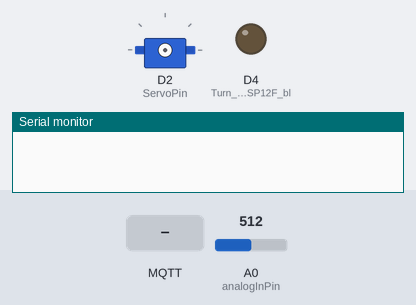
Simulated run of this program. Board: ESP8266 (NodeMCU). Parts: servo, output pins drawn as LEDs (lit = HIGH), the last lines printed to the serial monitor. The test bench sets the inputs (shaded band); at power-on: A0 (analogInPin) = 512. WiFi joins after 1.5 s; servers stay silent unless stated; random numbers use the default seed unless the program sets one; no MQTT or app messages arrive unless stated; not simulated (calls return 0 or success): secrets.h.

Above: at 0.0 s.
At 5.8 s:
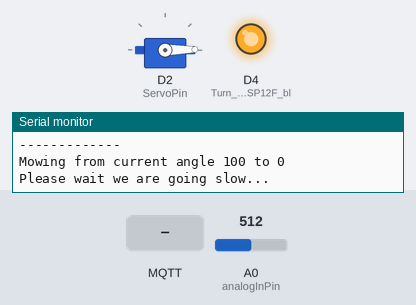
At 15.4 s:
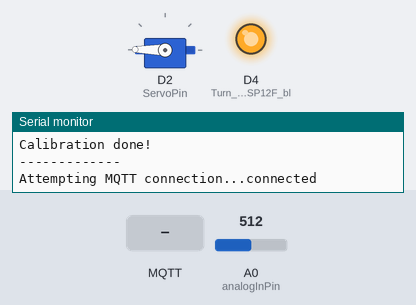
15.5 s: MQTT message "200" arrives on the first subscribed topic
Timing chart, 0 to 18.5 s (numbered marks = the images above; inputs shaded):
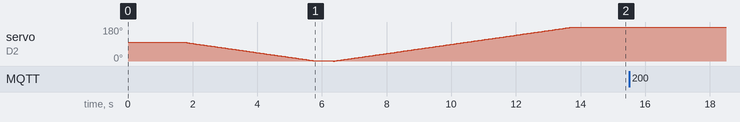

The program:

main.cpp
```cpp
/*
 * Window servo MQTT FW for the ESP-12E / F module
 */

#include <ESP8266WiFi.h>
#include <PubSubClient.h>
#include <Servo.h>
#include "secrets.h"
#include <math.h>

/*
 * - Content of secrets.h:
 * -------------------------
 * const char* ssid = "_";             //wifi ssid.
 * const char* password = "_";         //
 * const char* mqtt_server = "_";      //Local Mqtt server
 * const char* userName = "_";
 * const char* passWord = "_";
 *
 */

const int analogInPin = A0;       // ESP8266 Analog Pin ADC0 = A0 used for reading servo position signal

Servo myservo;                    // Create servo object to control a servo
const int ServoPin = D2;
static int ServoRangeMin = 842;    // 0 degree servo position adc sensor reading
static int ServoRangeMax = 246;    // 180 degree servo position adc sensor reading
//static int pos =0;


WiFiClient espClient;
PubSubClient client(espClient);

void setup_wifi() {
   delay(100);
    // We start by connecting to a WiFi network
    Serial.print("Connecting to Wifi ssid: ");
    Serial.println(ssid);
    WiFi.begin(ssid, password);
    while (WiFi.status() != WL_CONNECTED)
    {
      delay(500);
      Serial.print(".");
    }
  randomSeed(micros());
  Serial.println("");
  Serial.println("WiFi connected");
  Serial.println("IP address: ");
  Serial.println(WiFi.localIP());
}

// === Calculate servo angle in degrees from linear extension in % ===============0
int servoAngle(int lenP){ // Le = L extension
  //Serial.print("\nlenP: "); Serial.println(lenP);

  double Le = 0, Lr = 55, Rc = 46.0, angle; //Lr = Lrod, Rc = Rcrank
  Le = (Lr - Rc) + (lenP/100.0) * 2 * Rc;

  //Le = Lr + (lenP / 100.0) * 2 * Rc;
  //Serial.print("\nLe: "); Serial.println(Le);
  angle = acos(Rc/(2 * Le) + Le /(2 * Rc) - Lr * Lr / (2 * Le * Rc));
  //Serial.print("angle: "); Serial.println(angle);
  return (int) round(angle * 180.0 / PI);
}

double avgAnalogRead(int pin)
{
  double sum = 0;
  int i=0;
  while (i++ < 10) {
    sum += analogRead(pin);
  }
  --i; //- Getting the corect number of iterations

  return (sum / i);
}

int getServoFeedback(const int pin)
{
  int result = (int) ((avgAnalogRead(pin) - ServoRangeMin) * 180/(ServoRangeMax - ServoRangeMin) + 0.5) ; //Get servo sense level. calibrate offset and scal to degrees
  return result;
}


void rotateServo(int targetAngle, int testLag)
{
  int pos = getServoFeedback(analogInPin);
  int startAngle = pos; // getServoFeedback(analogInPin);   // Read the actual physical position from the servo feedback signal rather than: myservo.read();

  if (startAngle !=  targetAngle)
  {
      // tell what we are doing
      Serial.print("Mowing from current angle ");
      Serial.print(startAngle);
      Serial.print(" to ");
      Serial.println(targetAngle);
      Serial.print("Please wait we are going slow... ");

      myservo.write(startAngle);              // Write before attatch to avoid servo jumping to 90 degrees
      myservo.attach(ServoPin,500,2500);
      int direction = (targetAngle > startAngle) ? 1 : -1;    // Seting moving directiion
      for (int i=startAngle; i!=targetAngle; i = i + direction){
        myservo.write(i);                         // tell servo to go one degree tovards target angle.
        delay(40);
        pos = getServoFeedback(analogInPin);

        // Test if we are lagging to much, if so goto sleep as the servo is likely overloaded
        if( testLag and (abs(pos - i) > 60)){
          myservo.detach();
          Serial.print("\n..TargetAngle: "); Serial.print(i);
          Serial.print(" servo angle: "); Serial.print(pos);
          Serial.println(" The lag is to high, Going to sleep until reset.. \n");
          // ESP.restart();
          ESP.deepSleep(0); // sleep until reset
          return;
        }
      }
      myservo.detach();
      Serial.print("..Rotation Complete. ");
      client.publish("servo/pos/read", String(pos).c_str(), true);
      Serial.print("Feedback angle: "); Serial.println(pos);
  } else {
    Serial.println("Rotate servo: Start stop angle equal, nothing to do!\n");
  }
}

void calibrateServo()
{
  Serial.println("\nCalibrating servo\n-------------");
  rotateServo(0, 0);
  delay(500);
  ServoRangeMin = avgAnalogRead(analogInPin);
  Serial.print("Servo sensor ADC LSB`s at 0 degree: "); Serial.println(ServoRangeMin);

  rotateServo(180, 0);
  delay(500);
  ServoRangeMax = avgAnalogRead(analogInPin);
  Serial.print("Servo sensor ADC LSB`s at 180 degree: "); Serial.println(ServoRangeMax);
  Serial.println("Calibration done!\n-------------\n");
  // Serial.print("Feedback angle: "); Serial.println(getServoFeedback(analogInPin));
}


void callback(char* topic, byte* payload, unsigned int length)
{
  Serial.print("\nCommand from MQTT broker is : Topic: ");
  Serial.println(topic);

  payload[length] = '\0';                           // Make payload a string by NULL terminating it since it is not there
  int targetAngle = atoi((char *)payload);          // convert the string to an int value
  Serial.print("String from MQTT client: ");
  Serial.println(targetAngle);
  targetAngle = servoAngle(targetAngle);
  Serial.print("MQTT client string converted to target servo angle: ");
  Serial.println(targetAngle);

  rotateServo(targetAngle, 1);

}//end callback

void reconnect() {
  // Loop until we're reconnected
  while (!client.connected())
  {
    Serial.print("Attempting MQTT connection...");
    // Create a random client ID
    String clientId = "ESP8266Client-";
    clientId += String(random(0xffff), HEX);
    // Attempt to connect

    if (client.connect(clientId.c_str(), userName, passWord)) //if (client.connect(clientId.c_str()))
    {
      Serial.println("connected");
     //once connected to MQTT broker, subscribe command if any
      client.subscribe("servo/pos/set");
    } else {
      Serial.print("failed, rc=");
      Serial.print(client.state());
      Serial.println(" try again in 5 seconds");
      // Wait 6 seconds before retrying
      delay(6000);
    }
  }
} //end reconnect()

void setup() {
  myservo.detach();
  Serial.begin(9600);
  setup_wifi();
  client.setServer(mqtt_server, 1883);
  client.setCallback(callback);

  pinMode(LED_BUILTIN, OUTPUT);             // Turn off anoyng ESP12F blue LED
  digitalWrite(LED_BUILTIN, HIGH);          // BUILTIN_LED same as D4 gpio2
  calibrateServo();
}

void loop() {
  if (!client.connected()) {
    reconnect();
  }
  client.loop();

}
```
